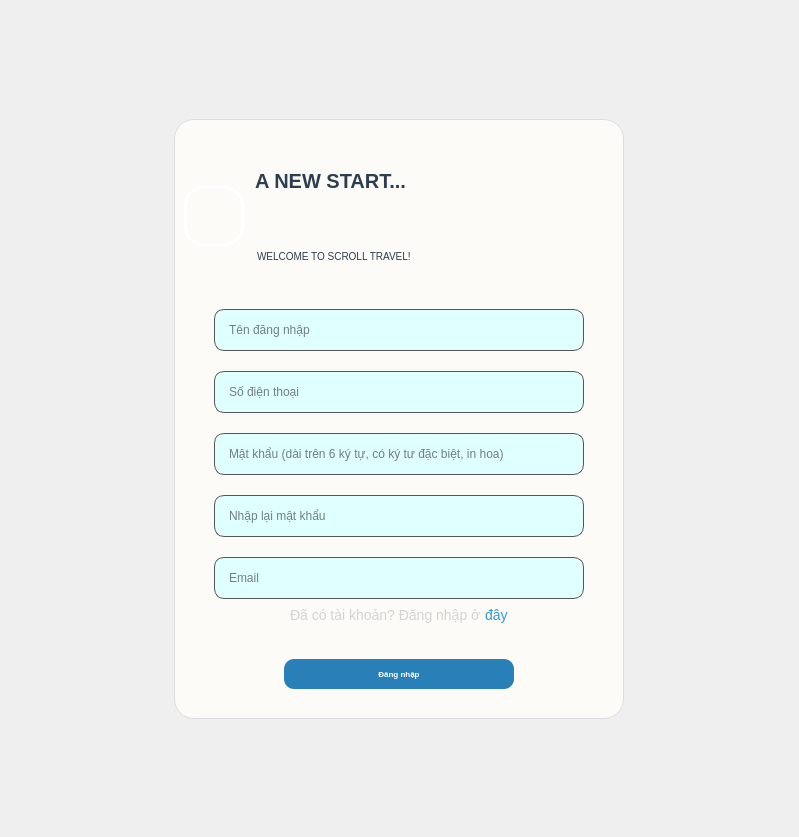
<?xml version="1.0" encoding="UTF-8"?>
<ui version="4.0">
 <class>MainWindow</class>
 <widget class="QMainWindow" name="MainWindow">
  <property name="geometry">
   <rect>
    <x>0</x>
    <y>0</y>
    <width>799</width>
    <height>837</height>
   </rect>
  </property>
  <property name="windowTitle">
   <string>MainWindow</string>
  </property>
  <property name="styleSheet">
   <string notr="true">#centralwidget {
	border-image: url(:/Registration/background2.jpg) 0 0 0 0 stretch;
}</string>
  </property>
  <widget class="QWidget" name="centralwidget">
   <layout class="QGridLayout" name="gridLayout">
    <item row="0" column="1">
     <spacer name="verticalSpacer">
      <property name="orientation">
       <enum>Qt::Vertical</enum>
      </property>
      <property name="sizeHint" stdset="0">
       <size>
        <width>20</width>
        <height>32</height>
       </size>
      </property>
     </spacer>
    </item>
    <item row="1" column="1" rowspan="2">
     <widget class="QFrame" name="frame">
      <property name="minimumSize">
       <size>
        <width>450</width>
        <height>600</height>
       </size>
      </property>
      <property name="maximumSize">
       <size>
        <width>800</width>
        <height>1000</height>
       </size>
      </property>
      <property name="baseSize">
       <size>
        <width>450</width>
        <height>600</height>
       </size>
      </property>
      <property name="styleSheet">
       <string notr="true">QFrame {
    background-color: #fdfbf7; /* Màu trắng ngà/kem */
    border-radius: 20px;
    border: 1px solid #dcdde1;
}</string>
      </property>
      <property name="frameShape">
       <enum>QFrame::StyledPanel</enum>
      </property>
      <property name="frameShadow">
       <enum>QFrame::Raised</enum>
      </property>
      <layout class="QVBoxLayout" name="verticalLayout">
       <item>
        <layout class="QHBoxLayout" name="horizontalLayout_2">
         <item>
          <widget class="QLabel" name="label_2">
           <property name="minimumSize">
            <size>
             <width>60</width>
             <height>60</height>
            </size>
           </property>
           <property name="maximumSize">
            <size>
             <width>60</width>
             <height>60</height>
            </size>
           </property>
           <property name="styleSheet">
            <string notr="true">QLabel{
	border radius: 30px;
	border: 3px solid #ffffff;
}</string>
           </property>
           <property name="text">
            <string/>
           </property>
           <property name="pixmap">
            <pixmap resource="../ASSETS/res.qrc">:/Registration/logo.png</pixmap>
           </property>
           <property name="scaledContents">
            <bool>true</bool>
           </property>
          </widget>
         </item>
         <item>
          <layout class="QVBoxLayout" name="TitlLayout">
           <item>
            <widget class="QLabel" name="lblTitle">
             <property name="styleSheet">
              <string notr="true">QLabel#lblTitle {
	border: none;
    font-size: 20px;          
    font-weight: bold;         
    color: #2c3e50;            
    font-family: &quot;Inter&quot;;   
	margin-top: 20px;
}
</string>
             </property>
             <property name="text">
              <string>A NEW START...</string>
             </property>
            </widget>
           </item>
           <item>
            <widget class="QLabel" name="lblSubTitle">
             <property name="styleSheet">
              <string notr="true">QLabel#lblSubTitle {
	border: none;
    font-size: 10px;                  
    color: #2c3e50;            
    font-family: &quot;Inter&quot;;   
	margin-left: 5px;
	margin-bottom: 10px;
}
</string>
             </property>
             <property name="text">
              <string>WELCOME TO SCROLL TRAVEL!</string>
             </property>
            </widget>
           </item>
          </layout>
         </item>
        </layout>
       </item>
       <item>
        <layout class="QVBoxLayout" name="TextInputLayout">
         <property name="spacing">
          <number>20</number>
         </property>
         <property name="leftMargin">
          <number>30</number>
         </property>
         <property name="rightMargin">
          <number>30</number>
         </property>
         <item>
          <widget class="QLineEdit" name="usernameINPUT">
           <property name="minimumSize">
            <size>
             <width>200</width>
             <height>20</height>
            </size>
           </property>
           <property name="baseSize">
            <size>
             <width>180</width>
             <height>20</height>
            </size>
           </property>
           <property name="styleSheet">
            <string notr="true">QLineEdit {
    border: 1px solid #555555; /* Viền màu xám, dày 2px */
    border-radius: 10px;       /* Độ bo tròn (số càng lớn càng tròn) */
    padding-left: 10px;        /* Đệm trái để chữ không sát mép */
    padding-right: 10px;       /* Đệm phải */
    background-color:  #e0ffff ; /* Màu nền */
    color: black;              /* Màu chữ */
	padding: 12px;

}

/* Hiệu ứng khi bấm chuột vào */
QLineEdit:focus {
    border: 1px solid #00aaff; /* Đổi màu viền sang xanh dương */
}

</string>
           </property>
           <property name="alignment">
            <set>Qt::AlignLeading|Qt::AlignLeft|Qt::AlignVCenter</set>
           </property>
           <property name="placeholderText">
            <string notr="true">Tên đăng nhập</string>
           </property>
          </widget>
         </item>
         <item>
          <widget class="QLineEdit" name="phoneINPUT">
           <property name="minimumSize">
            <size>
             <width>200</width>
             <height>20</height>
            </size>
           </property>
           <property name="baseSize">
            <size>
             <width>180</width>
             <height>20</height>
            </size>
           </property>
           <property name="styleSheet">
            <string notr="true">QLineEdit {
    border: 1px solid #555555; /* Viền màu xám, dày 2px */
    border-radius: 10px;       /* Độ bo tròn (số càng lớn càng tròn) */
    padding-left: 10px;        /* Đệm trái để chữ không sát mép */
    padding-right: 10px;       /* Đệm phải */
    background-color:  #e0ffff ; /* Màu nền */
    color: black;              /* Màu chữ */
	padding: 12px;

}

/* Hiệu ứng khi bấm chuột vào */
QLineEdit:focus {
    border: 1px solid #00aaff; /* Đổi màu viền sang xanh dương */
}

</string>
           </property>
           <property name="alignment">
            <set>Qt::AlignLeading|Qt::AlignLeft|Qt::AlignVCenter</set>
           </property>
           <property name="placeholderText">
            <string notr="true">Số điện thoại</string>
           </property>
          </widget>
         </item>
         <item>
          <widget class="QLineEdit" name="passwordINPUT">
           <property name="minimumSize">
            <size>
             <width>200</width>
             <height>20</height>
            </size>
           </property>
           <property name="baseSize">
            <size>
             <width>180</width>
             <height>20</height>
            </size>
           </property>
           <property name="styleSheet">
            <string notr="true">QLineEdit {
    border: 1px solid #555555; /* Viền màu xám, dày 2px */
    border-radius: 10px;       /* Độ bo tròn (số càng lớn càng tròn) */
    padding-left: 10px;        /* Đệm trái để chữ không sát mép */
    padding-right: 10px;       /* Đệm phải */
    background-color:  #e0ffff ; /* Màu nền */
    color: black;              /* Màu chữ */
	padding: 12px;

}

/* Hiệu ứng khi bấm chuột vào */
QLineEdit:focus {
    border: 1px solid #00aaff; /* Đổi màu viền sang xanh dương */
}

</string>
           </property>
           <property name="alignment">
            <set>Qt::AlignLeading|Qt::AlignLeft|Qt::AlignVCenter</set>
           </property>
           <property name="placeholderText">
            <string notr="true">Mật khẩu (dài trên 6 ký tự, có ký tư đặc biệt, in hoa)</string>
           </property>
          </widget>
         </item>
         <item>
          <widget class="QLineEdit" name="retypePasswordInput">
           <property name="minimumSize">
            <size>
             <width>200</width>
             <height>20</height>
            </size>
           </property>
           <property name="baseSize">
            <size>
             <width>180</width>
             <height>20</height>
            </size>
           </property>
           <property name="styleSheet">
            <string notr="true">QLineEdit {
    border: 1px solid #555555; /* Viền màu xám, dày 2px */
    border-radius: 10px;       /* Độ bo tròn (số càng lớn càng tròn) */
    padding-left: 10px;        /* Đệm trái để chữ không sát mép */
    padding-right: 10px;       /* Đệm phải */
    background-color:  #e0ffff ; /* Màu nền */
    color: black;              /* Màu chữ */
	padding: 12px;

}

/* Hiệu ứng khi bấm chuột vào */
QLineEdit:focus {
    border: 1px solid #00aaff; /* Đổi màu viền sang xanh dương */
}

</string>
           </property>
           <property name="alignment">
            <set>Qt::AlignLeading|Qt::AlignLeft|Qt::AlignVCenter</set>
           </property>
           <property name="placeholderText">
            <string notr="true">Nhập lại mật khẩu</string>
           </property>
          </widget>
         </item>
         <item>
          <widget class="QLineEdit" name="emailINPUT">
           <property name="minimumSize">
            <size>
             <width>200</width>
             <height>20</height>
            </size>
           </property>
           <property name="baseSize">
            <size>
             <width>180</width>
             <height>20</height>
            </size>
           </property>
           <property name="styleSheet">
            <string notr="true">QLineEdit {
    border: 1px solid #555555; /* Viền màu xám, dày 2px */
    border-radius: 10px;       /* Độ bo tròn (số càng lớn càng tròn) */
    padding-left: 10px;        /* Đệm trái để chữ không sát mép */
    padding-right: 10px;       /* Đệm phải */
    background-color:  #e0ffff ; /* Màu nền */
    color: black;              /* Màu chữ */
	padding: 12px;

}

/* Hiệu ứng khi bấm chuột vào */
QLineEdit:focus {
    border: 1px solid #00aaff; /* Đổi màu viền sang xanh dương */
}

</string>
           </property>
           <property name="alignment">
            <set>Qt::AlignLeading|Qt::AlignLeft|Qt::AlignVCenter</set>
           </property>
           <property name="placeholderText">
            <string notr="true">Email</string>
           </property>
          </widget>
         </item>
        </layout>
       </item>
       <item>
        <layout class="QHBoxLayout" name="reminderLayout_reg">
         <property name="spacing">
          <number>4</number>
         </property>
         <item>
          <spacer name="horizontalSpacer_5">
           <property name="orientation">
            <enum>Qt::Horizontal</enum>
           </property>
           <property name="sizeHint" stdset="0">
            <size>
             <width>40</width>
             <height>20</height>
            </size>
           </property>
          </spacer>
         </item>
         <item>
          <widget class="QLabel" name="label">
           <property name="styleSheet">
            <string notr="true">/* Trạng thái bình thường: Trong suốt, không viền */
QLabel {
    background-color: transparent; /* Nền trong suốt */
    border: none;                  /* Bỏ viền */
    color: #d3d3d3;                /* Màu xanh link (giống web) */
    font-size: 14px;
    text-align: left;              /* Canh trái (hoặc center tùy bạn) */
}
</string>
           </property>
           <property name="text">
            <string>Đã có tài khoản? Đăng nhập ở</string>
           </property>
          </widget>
         </item>
         <item>
          <widget class="QPushButton" name="toLoginBt">
           <property name="styleSheet">
            <string notr="true">/* Trạng thái bình thường: Trong suốt, không viền */
QPushButton {
    background-color: transparent; /* Nền trong suốt */
    border: none;                  /* Bỏ viền */
    color: #3498db;                /* Màu xanh link (giống web) */
    font-size: 14px;
    text-align: left;              /* Canh trái (hoặc center tùy bạn) */
}

/* Khi di chuột vào: Gạch chân và đổi màu đậm hơn */
QPushButton:hover {
    color: #1d72b8;                /* Xanh đậm hơn */
    text-decoration: underline;    /* Gạch chân (đây là mấu chốt) */
}

/* Khi bấm xuống */
QPushButton:pressed {
    color: #155a8a;
}</string>
           </property>
           <property name="text">
            <string>đây</string>
           </property>
          </widget>
         </item>
         <item>
          <spacer name="horizontalSpacer_6">
           <property name="orientation">
            <enum>Qt::Horizontal</enum>
           </property>
           <property name="sizeHint" stdset="0">
            <size>
             <width>40</width>
             <height>20</height>
            </size>
           </property>
          </spacer>
         </item>
        </layout>
       </item>
       <item>
        <layout class="QVBoxLayout" name="verticalLayout_2">
         <property name="leftMargin">
          <number>100</number>
         </property>
         <property name="topMargin">
          <number>20</number>
         </property>
         <property name="rightMargin">
          <number>100</number>
         </property>
         <item>
          <widget class="QPushButton" name="registerBUTTON">
           <property name="minimumSize">
            <size>
             <width>200</width>
             <height>40</height>
            </size>
           </property>
           <property name="baseSize">
            <size>
             <width>220</width>
             <height>50</height>
            </size>
           </property>
           <property name="styleSheet">
            <string notr="true">/* --- TRẠNG THÁI BÌNH THƯỜNG --- */
QPushButton {
    background-color: #2980b9; /* Màu xanh dương (Màu nền chính) */
    color: white;              /* Màu chữ */
    font-weight: bold;         /* Chữ đậm */
    font-size: 8px;           /* Cỡ chữ */
    border-radius: 10px;       /* Bo tròn góc */
    padding: 10px;             /* Khoảng cách đệm để nút to ra */
    border: none;              /* Xóa viền xấu xí mặc định */
	margin-top: 8px;
	margin-bottom: 20px;
}

/* --- KHI DI CHUỘT VÀO (HOVER) --- */
QPushButton:hover {
    background-color: #3498db; /* Đổi sang màu xanh sáng hơn */
}

/* --- KHI BẤM GIỮ CHUỘT (PRESSED) --- */
QPushButton:pressed {
    background-color: #1f618d; /* Đổi sang màu tối hơn (cảm giác nút lún xuống) */
    padding-top: 12px;         /* (Mẹo) Dịch chữ xuống 1 xíu tạo cảm giác nhấn thật */
    padding-left: 12px;
}</string>
           </property>
           <property name="text">
            <string>Đăng nhập</string>
           </property>
          </widget>
         </item>
        </layout>
       </item>
      </layout>
     </widget>
    </item>
    <item row="2" column="2">
     <spacer name="horizontalSpacer_2">
      <property name="orientation">
       <enum>Qt::Horizontal</enum>
      </property>
      <property name="sizeHint" stdset="0">
       <size>
        <width>182</width>
        <height>20</height>
       </size>
      </property>
     </spacer>
    </item>
    <item row="3" column="1">
     <spacer name="verticalSpacer_2">
      <property name="orientation">
       <enum>Qt::Vertical</enum>
      </property>
      <property name="sizeHint" stdset="0">
       <size>
        <width>20</width>
        <height>32</height>
       </size>
      </property>
     </spacer>
    </item>
    <item row="1" column="0">
     <spacer name="horizontalSpacer">
      <property name="orientation">
       <enum>Qt::Horizontal</enum>
      </property>
      <property name="sizeHint" stdset="0">
       <size>
        <width>182</width>
        <height>20</height>
       </size>
      </property>
     </spacer>
    </item>
   </layout>
  </widget>
 </widget>
 <resources>
  <include location="../ASSETS/res.qrc"/>
 </resources>
 <connections/>
</ui>
